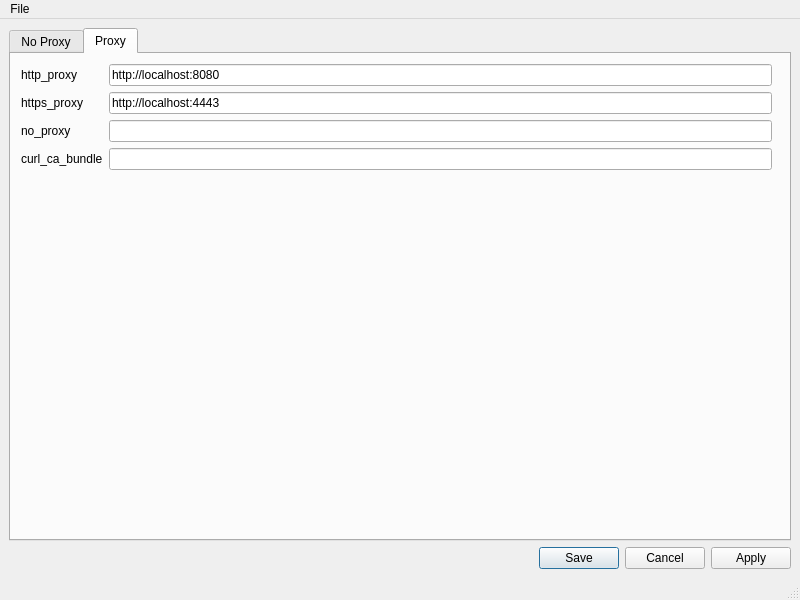
<?xml version="1.0" encoding="UTF-8"?>
<ui version="4.0">
 <class>MainWindow</class>
 <widget class="QMainWindow" name="MainWindow">
  <property name="geometry">
   <rect>
    <x>0</x>
    <y>0</y>
    <width>800</width>
    <height>600</height>
   </rect>
  </property>
  <property name="windowTitle">
   <string>MainWindow</string>
  </property>
  <widget class="QWidget" name="centralwidget">
   <layout class="QVBoxLayout" name="verticalLayout">
    <item>
     <widget class="QTabWidget" name="envsTabWidget">
      <property name="currentIndex">
       <number>1</number>
      </property>
      <widget class="QWidget" name="env1">
       <attribute name="title">
        <string>No Proxy</string>
       </attribute>
       <widget class="QWidget" name="formLayoutWidget">
        <property name="geometry">
         <rect>
          <x>9</x>
          <y>9</y>
          <width>751</width>
          <height>451</height>
         </rect>
        </property>
        <layout class="QFormLayout" name="formLayout">
         <item row="0" column="0">
          <widget class="QLabel" name="var1Label">
           <property name="text">
            <string>http_proxy</string>
           </property>
          </widget>
         </item>
         <item row="0" column="1">
          <widget class="QLineEdit" name="var1LineEdit"/>
         </item>
         <item row="1" column="0">
          <widget class="QLabel" name="var2Label">
           <property name="text">
            <string>https_proxy</string>
           </property>
          </widget>
         </item>
         <item row="1" column="1">
          <widget class="QLineEdit" name="var2LineEdit"/>
         </item>
         <item row="2" column="0">
          <widget class="QLabel" name="var3Label">
           <property name="text">
            <string>no_proxy</string>
           </property>
          </widget>
         </item>
         <item row="2" column="1">
          <widget class="QLineEdit" name="var3LineEdit"/>
         </item>
         <item row="3" column="0">
          <widget class="QLabel" name="var4Label">
           <property name="text">
            <string>curl_ca_bundle</string>
           </property>
          </widget>
         </item>
         <item row="3" column="1">
          <widget class="QLineEdit" name="var4LineEdit"/>
         </item>
        </layout>
       </widget>
      </widget>
      <widget class="QWidget" name="env2">
       <attribute name="title">
        <string>Proxy</string>
       </attribute>
       <widget class="QWidget" name="formLayoutWidget_3">
        <property name="geometry">
         <rect>
          <x>10</x>
          <y>10</y>
          <width>751</width>
          <height>451</height>
         </rect>
        </property>
        <layout class="QFormLayout" name="formLayout_3">
         <item row="0" column="0">
          <widget class="QLabel" name="var1Label_3">
           <property name="text">
            <string>http_proxy</string>
           </property>
          </widget>
         </item>
         <item row="0" column="1">
          <widget class="QLineEdit" name="var1LineEdit_3">
           <property name="text">
            <string>http://localhost:8080</string>
           </property>
          </widget>
         </item>
         <item row="1" column="0">
          <widget class="QLabel" name="var2Label_3">
           <property name="text">
            <string>https_proxy</string>
           </property>
          </widget>
         </item>
         <item row="1" column="1">
          <widget class="QLineEdit" name="var2LineEdit_3">
           <property name="text">
            <string>http://localhost:4443</string>
           </property>
          </widget>
         </item>
         <item row="2" column="0">
          <widget class="QLabel" name="var3Label_3">
           <property name="text">
            <string>no_proxy</string>
           </property>
          </widget>
         </item>
         <item row="2" column="1">
          <widget class="QLineEdit" name="var3LineEdit_3">
           <property name="text">
            <string/>
           </property>
          </widget>
         </item>
         <item row="3" column="0">
          <widget class="QLabel" name="var4Label_3">
           <property name="text">
            <string>curl_ca_bundle</string>
           </property>
          </widget>
         </item>
         <item row="3" column="1">
          <widget class="QLineEdit" name="var4LineEdit_3">
           <property name="text">
            <string/>
           </property>
          </widget>
         </item>
        </layout>
       </widget>
      </widget>
     </widget>
    </item>
    <item>
     <widget class="QDialogButtonBox" name="okCancelApplyButtonBox">
      <property name="orientation">
       <enum>Qt::Horizontal</enum>
      </property>
      <property name="standardButtons">
       <set>QDialogButtonBox::Apply|QDialogButtonBox::Cancel|QDialogButtonBox::Save</set>
      </property>
     </widget>
    </item>
   </layout>
  </widget>
  <widget class="QMenuBar" name="menubar">
   <property name="geometry">
    <rect>
     <x>0</x>
     <y>0</y>
     <width>800</width>
     <height>26</height>
    </rect>
   </property>
   <widget class="QMenu" name="menuFile">
    <property name="title">
     <string>File</string>
    </property>
    <addaction name="actionLoad_configuration_2"/>
    <addaction name="actionSave_configuration_As"/>
   </widget>
   <addaction name="menuFile"/>
  </widget>
  <widget class="QStatusBar" name="statusbar"/>
  <action name="actionAdd_Environment">
   <property name="text">
    <string>Load...</string>
   </property>
  </action>
  <action name="actionSave">
   <property name="text">
    <string>Save...</string>
   </property>
  </action>
  <action name="actionLoad_configuration">
   <property name="text">
    <string>Load</string>
   </property>
  </action>
  <action name="actionSave_configuration">
   <property name="text">
    <string>Save</string>
   </property>
  </action>
  <action name="actionLoad_configuration_2">
   <property name="text">
    <string>Load configuration</string>
   </property>
  </action>
  <action name="actionSave_configuration_As">
   <property name="text">
    <string>Save configuration As...</string>
   </property>
  </action>
 </widget>
 <resources/>
 <connections/>
</ui>
